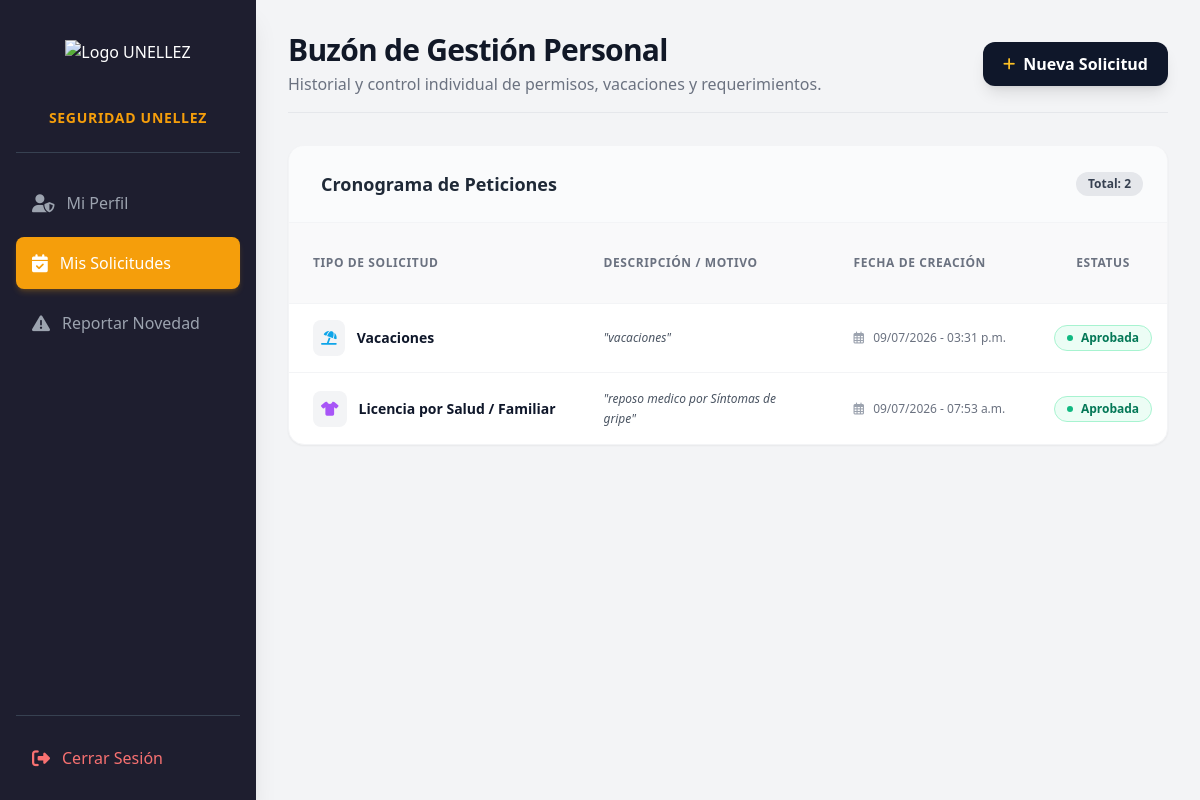
/mis-solicitudes/ (signed in), run on an earlier commit of the app's database.
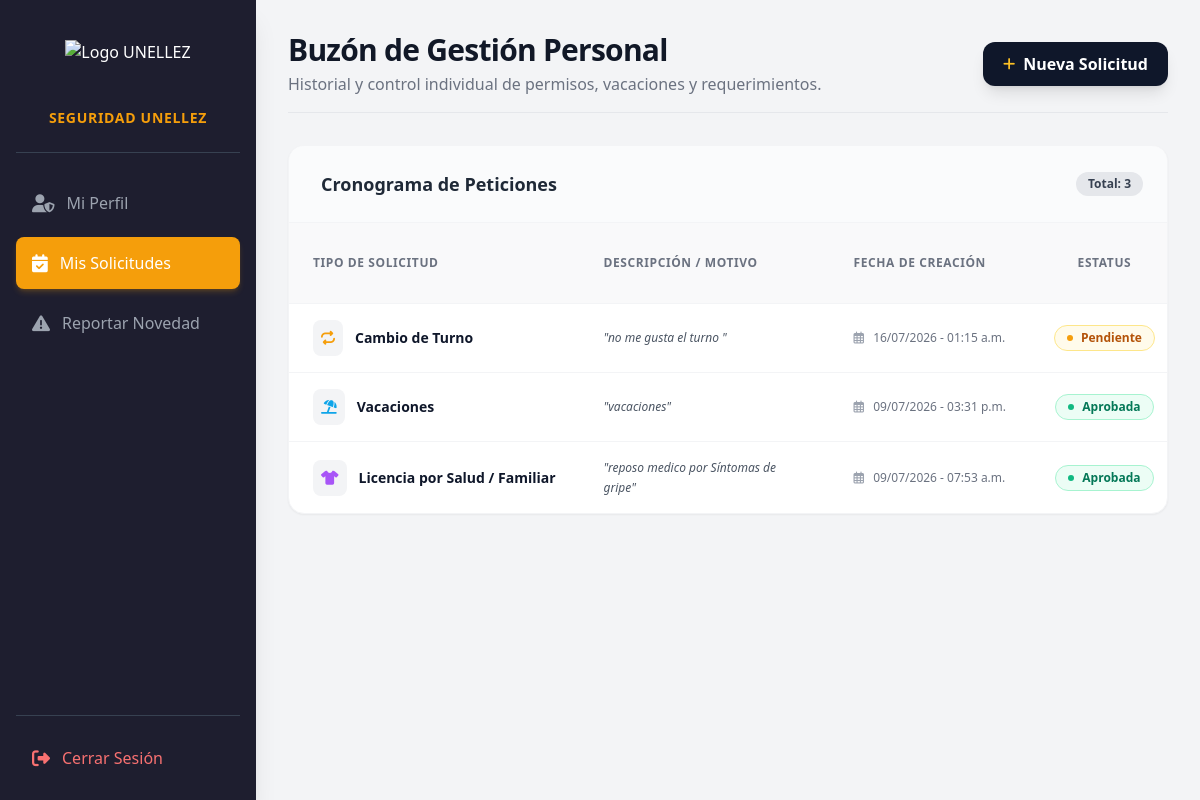
And on a later commit of the database.
### seguridad_unellez/models.py (models this page shows)
class Solicitud(models.Model):
    TIPO_CHOICES = [
        ('VACACIONES', 'Vacaciones'),
        ('PERMISO', 'Permiso Remunerado'),
        ('LICENCIA', 'Licencia por Salud / Familiar'),
        ('CAMBIO_TURNO', 'Cambio de Turno'),
    ]
    ESTADO_CHOICES = [
        ('PENDIENTE', 'Pendiente'),
        ('APROBADA', 'Aprobada'),
        ('RECHAZADA', 'Rechazada'),
    ]
    guardia = models.ForeignKey(Guardia, on_delete=models.CASCADE, related_name='solicitudes', verbose_name="Oficial solicitante")
    tipo = models.CharField(max_length=20, choices=TIPO_CHOICES, default='VACACIONES', verbose_name="Tipo de Solicitud")
    fecha_inicio = models.DateField(verbose_name="Fecha de Inicio")
    fecha_fin = models.DateField(verbose_name="Fecha de Finalización")
    motivo = models.TextField(verbose_name="Justificación / Motivo")
    estado = models.CharField(max_length=15, choices=ESTADO_CHOICES, default='PENDIENTE', verbose_name="Estado de Petición")
    creado_en = models.DateTimeField(auto_now_add=True, verbose_name="Fecha de Envío")
    revisado_por = models.ForeignKey(User, on_delete=models.SET_NULL, null=True, blank=True, related_name='solicitudes_revisadas', verbose_name="Administrador que revisó")
    class Meta:
        ordering = ['-creado_en']
        verbose_name = "Solicitud"
        verbose_name_plural = "Solicitudes"

### seguridad_unellez/views.py (the view)
# urls.py: path('mis-solicitudes/', views.mis_solicitudes, name='mis_solicitudes'),
@login_required
@verificar_bloqueo
def mis_solicitudes(request):
    guardia = Guardia.objects.filter(user=request.user).first()
    solicitudes = Solicitud.objects.filter(guardia=guardia).order_by('-creado_en') if guardia else []
    return render(request, 'seguridad_unellez/mis_solicitudes.html', {'guardia': guardia, 'solicitudes_historial': solicitudes})

### seguridad_unellez/views.py (called while the page is built)
def verificar_bloqueo(view_func):
    @wraps(view_func)
    def wrapper(request, *args, **kwargs):
        guardia = Guardia.objects.filter(user=request.user).first()
        if guardia and guardia.esta_bloqueado:
            messages.error(request, "Tu cuenta ha sido suspendida hasta nuevo aviso. Acceso denegado.")
            logout(request)
            return redirect('login')
        return view_func(request, *args, **kwargs)
    return wrapper

### seguridad_unellez/templates/seguridad_unellez/mis_solicitudes.html (shortened to what the changed rows need)
{% load static %}
<!DOCTYPE html>
<html lang="es">
<head>
    <script src="https://cdn.tailwindcss.com"></script>
    <link rel="stylesheet" href="https://cdnjs.cloudflare.com/ajax/libs/font-awesome/6.4.0/css/all.min.css">
</head>
<body class="bg-gray-100 font-sans antialiased text-gray-800">
    <div class="flex min-h-screen">
        <main class="flex-1 p-8 overflow-y-auto">
            <div class="flex justify-between items-center mb-8 border-b pb-4 border-gray-200">
                <div>
                    <h1 class="text-3xl font-extrabold text-gray-900 tracking-tight">Buzón de Gestión Personal</h1>
                </div>
            </div>
            <div class="bg-white rounded-2xl shadow-sm border border-gray-100 overflow-hidden">
                <div class="p-6 bg-gray-50/75 border-b border-gray-100 flex justify-between items-center">
                    <h2 class="font-bold text-gray-800 text-lg flex items-center space-x-2">
                        <span>Cronograma de Peticiones</span>
                    </h2>
                    <span class="text-xs bg-gray-200 text-gray-700 px-3 py-1 rounded-full font-semibold">Total: {{ solicitudes_historial.count }}</span>
                </div>
                <div class="overflow-x-auto">
                    <table class="w-full text-left border-collapse">
                        <thead>
                            <tr class="bg-gray-100/50 text-gray-500 text-xs font-bold uppercase tracking-wider border-b border-gray-100">
                                <th class="py-4 px-6">Tipo de Solicitud</th>
                                <th class="py-4 px-6">Descripción / Motivo</th>
                                <th class="py-4 px-6">Fecha de Creación</th>
                                <th class="py-4 px-6 text-center">Estatus</th>
                            </tr>
                        </thead>
                        <tbody class="divide-y divide-gray-100 text-sm">
                            {% for solicitud in solicitudes_historial %}
                                <tr class="hover:bg-gray-50/70 transition-colors duration-150">
                                    <td class="py-4 px-6 font-bold text-slate-900 whitespace-nowrap">
                                        <div class="flex items-center space-x-3">
                                            <div class="p-2 rounded-lg bg-gray-100 text-slate-700">
                                                {% if solicitud.tipo == 'VACACIONES' %}
                                                    <i class="fa-solid fa-umbrella-beach text-sky-500"></i>
                                                {% elif solicitud.tipo == 'PERMISO' %}
                                                    <i class="fa-solid fa-house-medical text-emerald-500"></i>
                                                {% elif solicitud.tipo == 'CAMBIO_TURNO' %}
                                                    <i class="fa-solid fa-repeat text-amber-500"></i>
                                                {% else %}
                                                    <i class="fa-solid fa-shirt text-purple-500"></i>
                                                {% endif %}
                                            </div>
                                            <span>{{ solicitud.get_tipo_display }}</span>
                                        </div>
                                    </td>
                                    <td class="py-4 px-6 text-gray-600 min-w-[250px]">
                                        <p class="line-clamp-2 text-xs leading-relaxed italic">
                                            {% if solicitud.descripcion %}
                                                "{{ solicitud.descripcion }}"
                                            {% elif solicitud.motivo %}
                                                "{{ solicitud.motivo }}"
                                            {% elif solicitud.justificacion %}
                                                "{{ solicitud.justificacion }}"
                                            {% else %}
                                                <span class="text-gray-400 not-italic">Sin descripción.</span>
                                            {% endif %}
                                        </p>
                                    </td>
                                    <td class="py-4 px-6 text-gray-500 whitespace-nowrap text-xs">
                                        <i class="fa-regular fa-calendar-days mr-1.5 text-gray-400"></i>
                                        {{ solicitud.creado_en|date:"d/m/Y - h:i a" }}
                                    </td>
                                    <td class="py-4 px-6 text-center whitespace-nowrap">
                                        {% if solicitud.estado == 'PENDIENTE' %}
                                            <span class="inline-flex items-center px-3 py-1 rounded-full text-xs font-semibold bg-amber-50 text-amber-700 border border-amber-200">
                                                <span class="h-1.5 w-1.5 rounded-full bg-amber-500 mr-2 animate-pulse"></span>
                                                Pendiente
                                            </span>
                                        {% elif solicitud.estado == 'APROBADA' %}
                                            <span class="inline-flex items-center px-3 py-1 rounded-full text-xs font-semibold bg-emerald-50 text-emerald-700 border border-emerald-200">
                                                <span class="h-1.5 w-1.5 rounded-full bg-emerald-500 mr-2"></span>
                                                Aprobada
                                            </span>
                                        {% else %}
                                            <span class="inline-flex items-center px-3 py-1 rounded-full text-xs font-semibold bg-rose-50 text-rose-700 border border-rose-200">
                                                <span class="h-1.5 w-1.5 rounded-full bg-rose-500 mr-2"></span>
                                                Rechazada
                                            </span>
                                        {% endif %}
                                    </td>
                                </tr>
                            {% endfor %}
                        </tbody>
                    </table>
                </div>
            </div>
        </main>
    </div>
</body>
</html>

What changed in the data, as far as the page shows it:
added Solicitud: tipo "Cambio de Turno", motivo "no me gusta el turno", creado_en "16/07/2026 - 01:15 a.m.", estado "PENDIENTE" (drawn)
Also different on the page:
{{ solicitudes_historial.count }}: "2" → "3"
